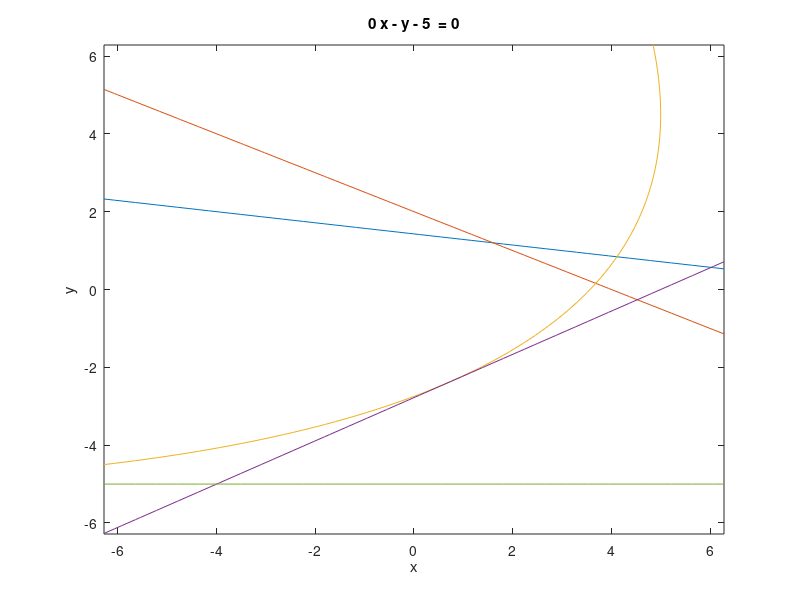

Here is the MATLAB script that generated this plot:
figure
ezplot(['x + 7*y - 10' ]) 
hold on
ezplot(['x + 2*y - 4' ]) 
hold on
ezplot(['48*x - 56*y + 4*x*y + x^2 + 4*y^2 - 184']) 
hold on
ezplot(['x - (9*y)/5 - 5' ]) 
hold on
ezplot(['0*x - y - 5 ']) 

return


figure
ezplot(['x + 2*y + 4'] ,[-25,5],[-6,11])   
hold on
ezplot(['x - (9*y)/5 - 5'] ,[-25,5],[-6,11])   
hold on
ezplot(['0*x -  y - 5'] ,[-25,5],[-6,11])   
hold on
ezplot(['x + 7*y - 46'] ,[-25,5],[-6,11])   
hold on


return

figure
ezplot('x + 7*y - 10' ,[-10,5],[-3,3])   
hold on
ezplot('x - (5*y)/7 - 25/7' ,[-10,5],[-3,3])   
hold on
ezplot('- x - 2*y - 4' ,[-10,5],[-3,3])   
hold on
ezplot('48*x - 56*y + 4*x*y + x^2 + 4*y^2 - 184' ,[-10,5],[-3,3])   
hold on
ezplot('x - (9*y)/5 - 5' ,[-10,5],[-3,3])   
return




figure
ezplot('-x-7*y-4',[-110,10],[-2,16])   
hold on
ezplot('56*y-48*x-4*x*y-x^2-4*y^2+184',[-110,10],[-2,16])   
hold on
ezplot('x+2*y-4',[-110,10],[-2,16])   
hold on
%ezplot('x - y/3 - 14/3',[-55,-20],[-6,11])   
hold on
return


figure
ezplot('-x-7*y+10',[-50,100],[-20,5])   
hold on
ezplot('-x-2*y-4',[-50,100],[-20,5])   
hold on
ezplot('-56*y+48*x+4*x*y+x^2+4*y^2-184',[-20,5],[-20,16])   
hold on
return
ezplot('0*x+y-2',[-110,10],[-2,16])   
hold on
%ezplot('x - y/3 - 14/3',[-55,-20],[-6,11])   
hold on
return

figure
ezplot('x+7*y-10',[-110,10],[-2,16])   
hold on
ezplot('5*y/7-x+25/7',[-110,10],[-2,16])   
hold on
ezplot('-x-2*y+4',[-110,10],[-2,16])   
hold on
%ezplot('x - y/3 - 14/3',[-55,-20],[-6,11])   
hold on
return







figure
ezplot('x + 2*y + 4',[-55,-20],[-6,11])   
hold on
%ezplot('x - (9*y)/5 - 5',[-55,-20],[-6,11])   
hold on
ezplot('0*x - y - 5',[-55,-20],[-6,11])   
hold on
%ezplot('x - y/3 - 14/3',[-55,-20],[-6,11])   
hold on
ezplot('x - 2*y + 44',[-55,-20],[-6,11])   
hold on
return

figure
ezplot('x + 7*y+ 4',[0,10],[-5,5])   
hold on
ezplot('x + 7*y - 10',[0,10],[-5,5])   
hold on
ezplot('148*x - 196*y + (x + 7*y)^2 - 684',[0,10],[-5,5])    
hold on
ezplot('x - 9/5*y - 5',[0,10],[-5,5])    
hold on
ezplot('x - y/3 - 14/3',[0,10],[-5,5])   
hold on
return

figure
ezplot('x + 7*y - 10',[0,10],[-5,5])   
hold on
ezplot('148*x - 196*y + (x + 7*y)^2 - 684',[0,10],[-5,5])    
hold on
ezplot('4 - 2*y - x ',[0,10],[-5,5])   
hold on
ezplot('x - y/3 - 14/3',[0,10],[-5,5])   
hold on
ezplot('(5*y)/7 - x + 25/7 ',[0,10],[-5,5])   
hold on
return

figure
%ezplot('-1+5/2*y+x',[-30,-20],[-5,5]) 
%hold on
ezplot('-x-7*y-4',[0,10],[-5,5]) 
hold on
ezplot('x+7*y-10',[0,10],[-5,5]) 
hold on
ezplot('4-2*y-x',[0,10],[-5,5]) 
hold on
ezplot('196*y - 148*x - (x + 7*y)^2 + 684',[0,10],[-5,5]) 
hold on

return

figure
ezplot('-1+5/2*y+x',[-30,-20],[5,15]) 
hold on
ezplot('-x-2*y-4',[-30,-20],[5,15]) 
hold on
ezplot('x-2*y+44',[-30,-20],[5,15]) 
hold on

return



ezsurf('x*y')
   xlim([-2, 2]); % Set x-axis range from 0 to 6
   ylim([-2, 2]); % Set y-axis range from 0 to 6
return

figure
ezplot('x + 5/2*y -1',[-30,30]) 
hold on
ezplot('-x - 2*y - 4',[-30,30]) 
hold on
ezplot('x + 7*y -46',[-30,30]) 
hold on
%ezplot('8*x + 24*y -(x+2*y)^2-32') 
%hold on
xlim([-100, 100]); % Set x-axis range from 0 to 6
ylim([-100, 100]); % Set y-axis range from 0 to 6
return


figure
ezplot('x+7*y+4') 
hold on
ezplot('x+7*y-10') 
hold on
ezplot('-x + (9*y)/5 + 5') 
hold on
ezplot('-148*x + 196*y - (x + 7*y)^2 + 684') 
hold on

return




%ezplot('-x+9*y/5+5
hold on
ezplot('0*x+y+5')  
hold on
ezplot('x+0*y+4')  
hold on

return




figure
ezplot('y-sqrt(x)')
hold on
ezplot('y-x/2')

hold on
return
figure
ezplot('0*x+y')  
hold on
ezplot('x+0*y')  
hold on
ezplot('x^2-y-1')  
hold on
return



figure
%ezplot('0*x+y-2') 
%hold on
ezplot('x+y-6') 
hold on
ezplot('0*x+y')  
hold on
ezplot('y^2-x')  
hold on
return
h = ezplot('-x+4*y-4')  
set(h, 'Color', 'g')
hold on
h = ezplot('-x+8*y-12')  
set(h, 'Color', 'r')
hold on
h = ezplot('x+8*y-20')  
set(h, 'Color', 'r')
hold on
return

ezplot('-5*y -4*x -20 ')
%ezplot('−4*x − 5*y − 20')
hold on
return

figure
ezplot('(5*x^2)/56 + (5*x)/7 - (5*y^2)/4 + 10/7')
hold on
ezplot('-x -7*y -4')
hold on
ezplot('x + 7*y -10')
hold on
ezplot('-x -2*y -4')
hold on
ezplot('x + 2*y -4')
hold on
ezplot('148*x- 196*y+(x+7*y)^2-684')
hold on
return

% ezplot('0*x-y-5')  
 hold on
% ezplot('x+7*y+4')  
%hold on
ezplot('-x+0*y-4')  
hold on
ezplot('9*y/5 -x + 5 ')
%ezplot('x+5*y/9 + 20/9 ')
return



ezplot('x - y/2 - 2')
hold on
ezplot('x - 2 + 0*y')
hold on
ezplot('(2*y)/5 - x + 8/5') 
xlim([-0.5, 2.5]); % Set x-axis range from 0 to 6
ylim([-4.5, 1.5]); % Set y-axis range from 0 to 6
%return



figure
ezplot('x + y/3 - 2')
hold on
ezplot('0*x -y')
hold on
ezplot('(2*y)/5 - x + 8/5') 
xlim([-0.5, 2.5]); % Set x-axis range from 0 to 6
ylim([-4.5, 1.5]); % Set y-axis range from 0 to 6
%return

figure
ezplot('x - y/2 - 2')
hold on
ezplot('0*x -y')
hold on
ezplot('(2*y)/5 - x + 8/5') 
xlim([-0.5, 2.5]); % Set x-axis range from 0 to 6
ylim([-4.5, 1.5]); % Set y-axis range from 0 to 6

%return

figure
ezplot('2 - y/3 - x')
hold on
ezplot('x - 2 + 0*y')
hold on
ezplot('(2*y)/5 - x + 8/5') 

xlim([-0.5, 2.5]); % Set x-axis range from 0 to 6
ylim([-4.5, 1.5]); % Set y-axis range from 0 to 6

return


% 
% figure
% y/7 - x + 4/7 <= 0 
% x + y/3 - 2 <= 0 
% -y <= 0 
% Variables
% 
% ans =
% 
% [x, y]
% 
%     "nVertices = "    "4"
% 
% vx =  5.714286e-01  1  1.600000e+00  1.818182e+00  
% vy =  0  3  0  5.454545e-01  
% 
% Intersection of following ineqs
% y/7 - x + 4/7 <= 0 
% x - (2*y)/5 - 8/5 <= 0 
% -y <= 0 
% x + y/3 - 2 <= 0 
% Variables
% 
% ans =
% 
% [x, y]
% 
%     "nVertices = "    "3"
% 
% vx =  2  1.818182e+00  1.600000e+00  
% vy =  0  5.454545e-01  0  
% 
% Intersection of following ineqs
% x + y/3 - 2 <= 0 
% -y <= 0 
% (2*y)/5 - x + 8/5 <= 0 
% return





figure;
ezplot(' x + y   ')
hold on
ezplot(' x - y   ')
hold on
ezplot(' 0.5 * x - y   ')
hold on
ezplot(' 0*x + y -1  ')
hold on
xlim([-2, 2]); % Set x-axis range from 0 to 6
ylim([-1, 2]); % Set y-axis range from 0 to 6

return


ezplot('x + 2*y + 4 ') 
hold on
ezplot('(9*y)/5 - x + 5  ')
hold on
ezplot('0*x + y + 5  ') 
hold on


figure;
ezplot('- x - 7*y - 4  ')
hold on
ezplot('x + 2*y + 4 ') 
hold on
ezplot('(9*y)/5 - x + 5  ')
hold on
ezplot('0*x + y + 5  ') 
hold on

return

figure;
ezplot('2*x^3-24*x^2+90*x+7 ')
return

figure;
ezplot('- x - 7*y - 4  ')
hold on
ezplot('x +7*y - 10  ')
hold on
ezplot('x + 2*y + 4 ') 
hold on
return


% - s1 - 7*s2 - 4 <= 0 
% s1 + 7*s2 - 10 <= 0 
% s1 + 2*s2 + 4 <= 0 
% 
% s1 + 7*s2 + 4 <= 0 
% s1 - (9*s2)/5 - 5 <= 0 
% - s2 - 5 <= 0 
% s1 + 2*s2 + 4 <= 0 

figure;
ezplot('- x - 7*y - 4  ')
hold on
ezplot('(9*y)/5 - x + 5  ')
hold on
ezplot('56*y-48*x-4*x*y-x^2-4*y^2+184') 
hold on
ezplot('x + 2*y - 4 ') 
hold on
ezplot('x + 2*y + 4 ') 
hold on
return




figure;
ezplot('- x - 7*y - 4  ')
hold on
ezplot('148*x - 196*y + (x + 7*y)^2 - 684 ')
hold on
ezplot('(9*y)/5 - x + 5  ')
hold on
ezplot('56*y-48*x-4*x*y-x^2-4*y^2+184') 
hold on
ezplot('x + 2*y - 4 ') 
hold on
return

figure;
ezplot('- x - 7*y - 4  ')
hold on
ezplot('x + 2*y + 4 ') 
hold on
ezplot('56*y-48*x-4*x*y-x^2-4*y^2+184') 
hold on
ezplot('x + 2*y - 4 ') 
hold on

return

figure;
ezplot('- x - 7*y - 4  ')
hold on
ezplot('(9*y)/5 - x + 5  ')
hold on
ezplot('x + 2*y + 4 ') 
hold on
ezplot('x + 2*y - 4 ') 
hold on
return


figure;
ezplot('- x - 7*y - 4  ')
hold on
ezplot('148*x - 196*y + (x + 7*y)^2 - 684 ')
hold on
ezplot('(9*y)/5 - x + 5  ')
hold on
X = [3.1591,3.1591,3.0591,3.2591,3.0591,3.2591];
Y = [-1.1227,-0.9227,-1.0227,-1.0227,-0.5381,-1.5073];
plot(X,Y);
hold on;

return
figure;
X = [-5,-5,1,0,-5,-5,1];
Y = [5,-4,3,-4,-4,5,3];

plot(X,Y);
hold on;
xlim([-6, 4]); % Set x-axis range from 0 to 6
ylim([-5, 6]); % Set y-axis range from 0 to 6

return
X = [1,0,2,2,1];
Y = [3,-4,0,1,3];
plot(X,Y);
hold on;

return
%d(1)=domain([-5,-4;0,-4;1,3;-5,5],x,y); 
 %           d(2)=domain([0,-4;2,0;2,1;1,3],x,y); 

figure;

hold on

ezplot('0*x + y + 5  ') 
hold on


ezplot('9*y/5-x+5')
hold on
return


figure;
ezplot('x + 0*y + 4 ') 
hold on
f = ezplot('- x/sqrt(2) - y - 7.824 ') 
set(f, 'Color', 'r');

hold on

ezplot('0*x + y + 5  ') 
hold on


ezplot('9*y/5-x+5')
hold on
return



ezplot('x + y + 2')

%ezplot('x + 2*y + 4 <= 0') 
hold on
ezplot('x + 0*y + 1 ') 
hold on
ezplot('0*x + y + 1 ') 
hold on
ezplot('2* x + y + 2')

%ezplot('x + 2*y + 4 <= 0') 
hold on
%ezplot('x + 7*y - 46 <= 0') 
%hold on
return
figure;
ezplot('1-5/2*y-x  ')
hold on
ezplot('- x - 2*y - 4 ')
hold on
ezplot('x - 2*y +44  ')
hold on
return





ezplot('(9*y)/5 - x + 5 ')
hold on
return

x = sym('x')
y = sym('y')
subs(4 - 2*y - x,[x,y],[-20,13])
subs(x-2*y+44,[x,y],[-20,13])
return

figure;
ezplot('8*x+24*y-(x+2*y)^2-32 ')
hold on
ezplot('x + (5*y)/2 - 1 ')
hold on
return



ezplot('4 - 2*y - x ')
 hold on
 ezplot('-x -2* y - 4 ') 
 hold on
ezplot('2*y-x-15 ')
hold on



return

%X = [-5,0,-5,-5];
%Y = [-4,-4,5,-4];
% X = [-5,0,1,-5];
% Y = [5,-4,3,5];
 X = [-5,-5,0,1,-5];
 Y = [5,-4,-4,3,5];

plot(X,Y);
xlim([-6, 2]); % Set x-axis range from 0 to 6
ylim([-5, 6]); % Set y-axis range from 0 to 6
return
ezplot('(9*y)/5 - x + 5 ')
hold on
%ezplot('x + 7*y - 10 ')
%hold on

ezplot('- x - 7*y - 4 ')
hold on
return

ezplot('148*x - 196*y + (x + 7*y)^2 - 684 ')
hold on
ezplot('y/3 - x + 14/3 ')
hold on

s2/3 - s1 + 14/3
return



ezplot('- y - 4 +0*x ')
hold on
ezplot('x + (5*y)/9 + 20/9 ')
hold on
ezplot('x + 3*y - 10 ')
hold on
ezplot('x - (6*y)/7 + 11/7  ')
hold on
ezplot('x - y/7 - 4/7')
hold on
ezplot('- x - 5 +0*y')
hold on
%return
%ezplot('-x + y ')
hold on
return
ezplot('-x -3 + y ')
hold on
ezplot('-x^2 +1 +  y ')
hold on
ezplot('-x^2 -1 + y ')
hold on
return
ezplot('x + y ')
hold on
ezplot('(5*y)/4 - x + 25/4')
hold on
ezplot('- x - (3*y)/2 - 3/2')
hold on
ezplot('27*x - (51*y)/2 + (x + (3*y)/2)^2 - 591/4 ')
hold on
ezplot('(9*y)/2 - 3*x + (x + (3*y)/2)^2 + 9/4')
hold on
return


(9*y)/2 - 3*x + (x + (3*y)/2)^2 + 9/4 <= 0 


ezplot('x+y-1')
hold on
ezplot('-x-y')
hold on
ezplot('y/3 - x - 1/6')
hold on
ezplot('x - (5*y)/4 - 25/4')
hold on
ezplot('(x + y)^2 - 8*x ')

hold on
ezplot('7*x - 5*y - 25')
hold on

return
ezplot('x + y - 1  ')
hold on
ezplot('- x - y  ')

hold on
ezplot('x - y/3 + 1/6 ')
hold on
ezplot('y - x - 1  ')
hold on
ezplot('(x + y)^2 - 8*x  ')
hold on
ezplot('18*y - 18*x - (x + y)^2 + 99  ')


hold on
return



return
%ezplot('-y')
%ezplot("-y")
%hold on
ezplot('log(abs(x))/log(exp(1))')
return
ezplot('x^2*(ln(abs(y)+0.5))'  )
return
%ezplot('exp(-x^2)',[-1,1]  )
%ezplot('sin(x)' ,[-1,1] )
ezplot('abs(x*y)'  )

hold on

%ezplot('x - 1' ) 
%hold on
ezplot('x - y'  )

hold on
ezplot('(2*y)/3 - x - 1') 
hold on
ezplot('- x - (2*y)/3' )
hold on
ezplot('6^(1/2)/4 - (6^(1/2)*x)/2 - y + 7/8'  )
hold on
ezplot('y + (6^(1/2)*x)/2 - 3/8' )
hold on
return
ezplot("x - y")
hold on

ezplot("-3*x + 2*y -3")
hold on
ezplot("x + y")
hold on
ezplot("x + y-2")
hold on
ezplot("x + 3*y/2+3/2")
hold on
ezplot("x + 3*y/2-9/2")
hold on
return
ezplot("3*x + 2*y")
hold on
return
ezplot('s2/2 - s1/2 - (s1 + s2)^2/36 + 11/4')
hold on
ezplot('(27*s1)/44 - (51*s2)/88 + (s1 + (3*s2)/2)^2/44 - 591/176')
hold on
return

(27*s1)/44 - (51*s2)/88 + (s1 + (3*s2)/2)^2/44 - 591/176 
s2/2 - s1/2 - (s1 + s2)^2/36 + 11/4 
(51*s2)/88 - (27*s1)/44 - (s1 + (3*s2)/2)^2/44 + 591/176 <= 0

%ezplot('x-y-2')
%hold on
%ezplot('-x+y')
%hold on
ezplot('8*x-(x+y)^2')
hold on
ezplot("x-y+1")
%ezplot("y-1")
hold on
ezplot("y+x-2")
hold on
ezplot("y+x")
hold on
